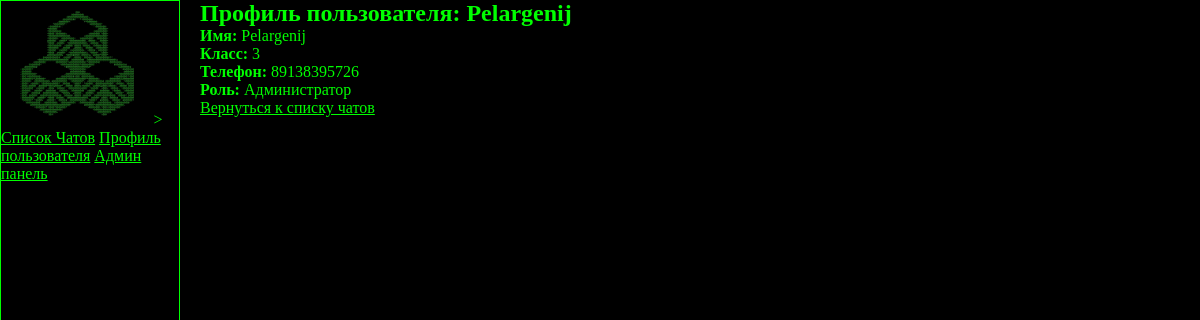
The app's page /chats/profile/ (signed in) with its own data.
### chats/models.py (models this page shows, shortened)
class UserProfile(models.Model):
    user = models.OneToOneField(User, on_delete=models.CASCADE, related_name='user_profiles')
    nickname = models.CharField(max_length=30)
    grade = models.CharField(max_length=10)
    phone = models.CharField(max_length=15)
    role = models.IntegerField(default=1)
    email = models.EmailField(unique=True)

### chats/views.py (the view)
# urls.py: path('profile/', profile, name='profile'),
@login_required(login_url='register2')
def profile(request):
    user_profile = UserProfile.objects.get(user=request.user)
    return render(request, 'chats/profile.html', {'profile': user_profile})

### chats/templates/chats/profile.html (shortened to what this page needs)
{% extends 'chats/base.html' %}
{% block content %}
<h2>Профиль пользователя: {{ profile.nickname }}</h2>
<p><strong>Имя:</strong> {{ profile.nickname }} {{ profile.user.last_name }}</p>
<p><strong>Класс:</strong> {{ profile.grade }}</p>
<p><strong>Телефон:</strong> {{ profile.phone }}</p>
<p><strong>Роль:</strong>
    {% if profile.role == 1 %}
        Обычный пользователь
    {% elif profile.role == 2 %}
        Модератор
    {% else %}
        Администратор
    {% endif %}
</p>
<a href="{% url 'chat_list' %}">Вернуться к списку чатов</a>
{% endblock %}

### chats/static/chats/styles.css (style rules this page uses)
* { padding: 0; margin: 0; box-sizing: border-box; }
body { width: 100%; height: 100vh; display: flex; flex-direction: row; background: black; color: #0f0 }
a { color: #0f0; }

### records on screen
UserProfile: nickname "Pelargenij", grade "3", phone "89138395726"
